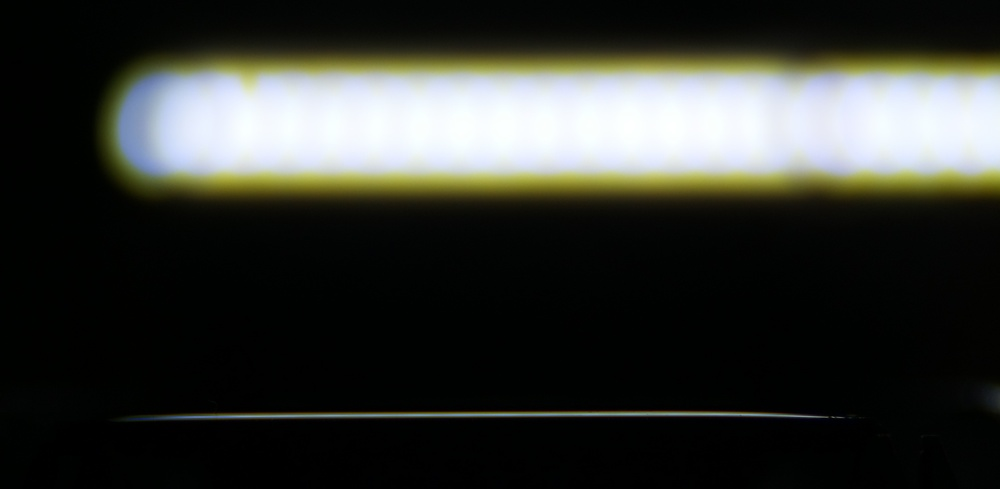
#> input picture exp14/images/black/250uL_1.jpg, 1000 x 489 px, shrunk from 4500 x 2200 before the run
$ python -i data.py   (imports and definitions only)
#> lines starting #> are read from the running program, lines starting #| are printed output that depends on the picture
#> further down, picture is the input picture: shape (489, 1000, 3); mean B, G, R 49.6, 54.6, 52.6
import cv2
from scipy import stats
import numpy as np

def find_height(column):
    threshold = 128
    for i, p in enumerate(column):
        if p > threshold:
            return i

def fix_outliers(idx, outliers):

    new = []

    for i in idx:
        if i in outliers:
            if i+1 in outliers:
                new.append(i-1)
            else:
                new.append(i + 1)
        else:
            new.append(i)

    return np.array(new)

def process_image(image, n=10):

#> called with n = 10
    img_gray = cv2.cvtColor(image, cv2.COLOR_BGR2GRAY)
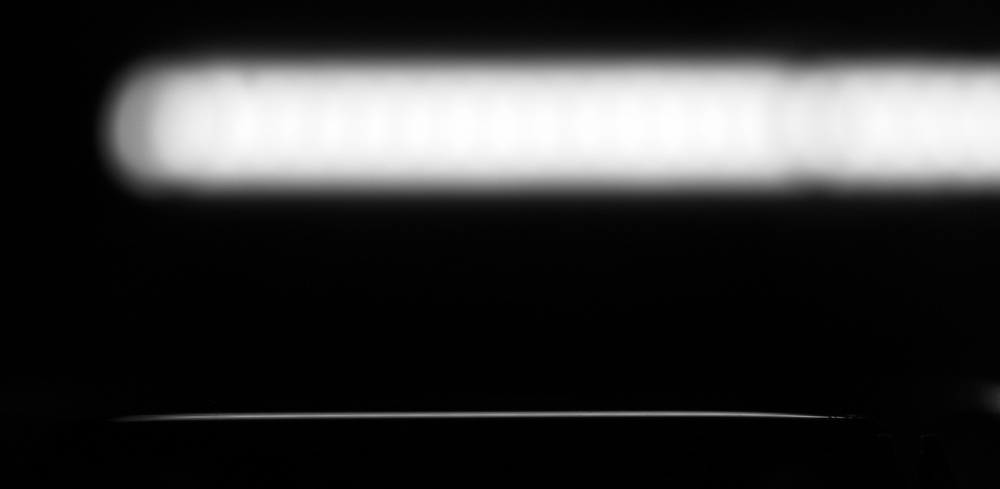
#> img_gray: shape (489, 1000); min 0, max 255, mean 53.4

    y = 20 # set to height to crop from top
    x = 0  # we don't crop x

    img_crop = img_gray[y:, x:]
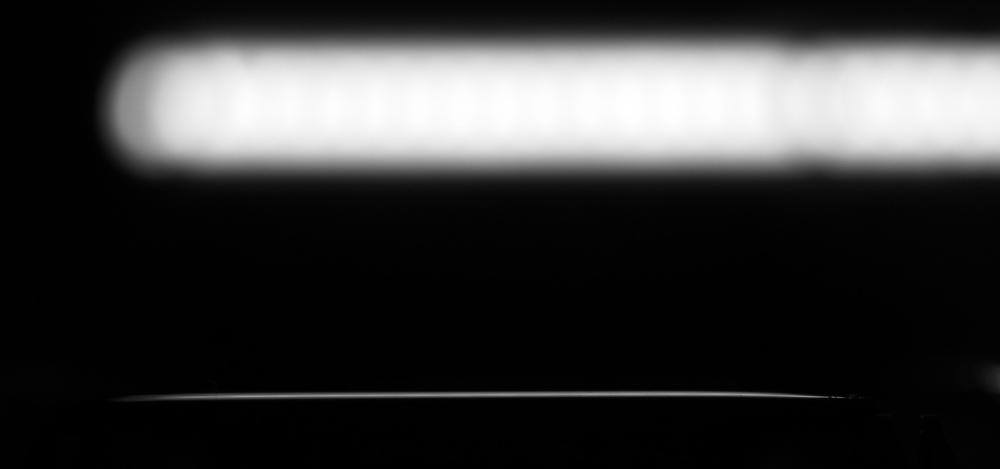
#> img_crop: shape (469, 1000); min 0, max 255, mean 55.5

#> (the run stopped early here; a loop or call above may not have finished)
